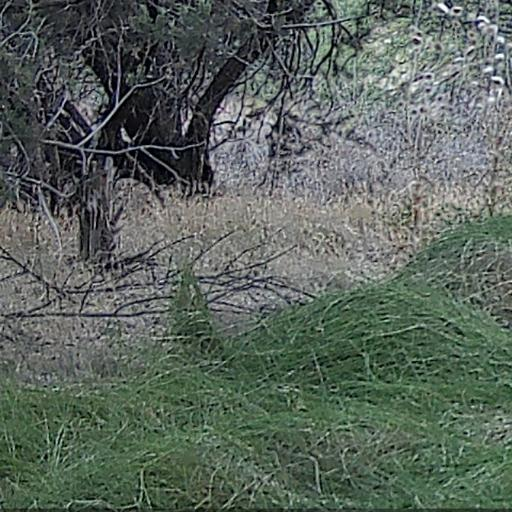
#> input picture gpt/res-MS02-0702-p4/temp/_patch_4_0.JPG, 512 x 512 px
$ python -i tg_gpt_preprocess_image.py   (imports and definitions only)
#> lines starting #> are read from the running program, lines starting #| are printed output that depends on the picture
"""
tg_gpt_preprocess_image.py

This module provides a preprocessing pipeline for images to be passed to the ChatGPT API.
It performs the following operations:
  1. Crops the image to a fixed height with a defined bottom margin.
  2. Enhances the image by applying dilation and contrast enhancement.
  3. Splits the enhanced image into patches based on a specified patch mode.

Supported Patch Modes:
    "1"  - Returns the full image as a single patch.
    "2"  - Resizes to 1024x512 and splits into two 512x512 patches (default).
    "4d" - Crops the bottom half (from 640 to 1280), resizes to 2048x512, then splits into four patches.
    "4u" - Crops the top half (first 640 pixels), resizes to 2048x512, then splits into four patches.
    "8"  - Resizes to 2048x1024 and splits into eight 512x512 patches.

Usage Example:
    from tg_gpt_preprocess_image import preprocess_image
    patches = preprocess_image("path/to/image.jpg", kernel_diameter=5, contrast_factor=1.5, patch_mode="2")
    # 'patches' is a list of PIL.Image objects ready for further processing.

Date: 02/2025
"""

import cv2
import numpy as np
from PIL import Image, ImageEnhance

def crop_image(image_path):
    """
    Opens the image and crops it using preset parameters.

    The image is cropped to a fixed height (1280) with a bottom margin (140).

    Returns:
        PIL.Image: The cropped image.
    """
#> called with image_path = 'res-MS02-0702-p4/temp/_patch_4_0.JPG'
    with Image.open(image_path) as img:
#> img is the input picture: PIL image 512x512 RGB; mean R, G, B 90.5, 101, 93.2
        width, height = img.size
#> width = 512; height = 512
        crop_height = 1280
        bottom_margin = 140
        top_margin = height - crop_height - bottom_margin
#> top_margin = -908

        # Crop the image: (left, top, right, bottom)
        cropped_img = img.crop((0, top_margin, width, height - bottom_margin))
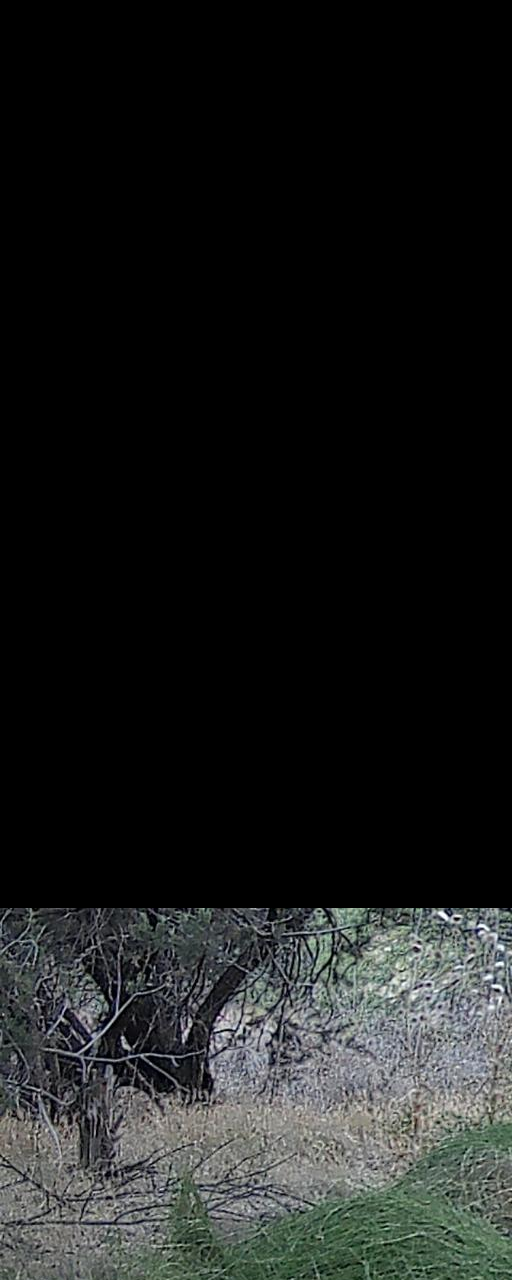
#> cropped_img: PIL image 512x1280 RGB; mean R, G, B 27.8, 29.6, 28.9
        return cropped_img

def enhance_image(image, kernel_diameter, contrast_factor):
    """
    Enhances the image by applying dilation and contrast enhancement.

    Parameters:
        image (PIL.Image): The image to enhance.
        kernel_diameter (int): Diameter of the morphological kernel.
        contrast_factor (float): Factor to enhance contrast.

    Returns:
        PIL.Image: The enhanced image.
    """
#> called with kernel_diameter = 5, contrast_factor = 1.5
    # Convert image to NumPy array for dilation
    img_np = np.array(image)
    kernel = cv2.getStructuringElement(cv2.MORPH_ELLIPSE, (kernel_diameter, kernel_diameter))
    dilated_np = cv2.dilate(img_np, kernel)
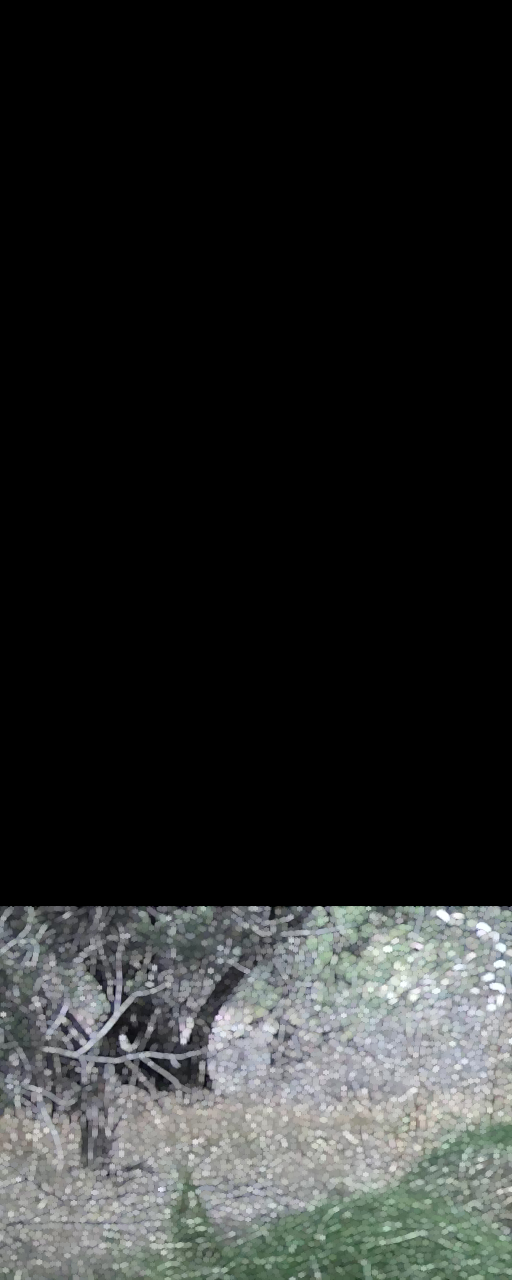
#> dilated_np: shape (1280, 512, 3); mean R, G, B 39.9, 41.7, 41
    img_dilated = Image.fromarray(dilated_np)

    # Enhance the contrast
    enhancer = ImageEnhance.Contrast(img_dilated)
    enhanced_img = enhancer.enhance(contrast_factor)
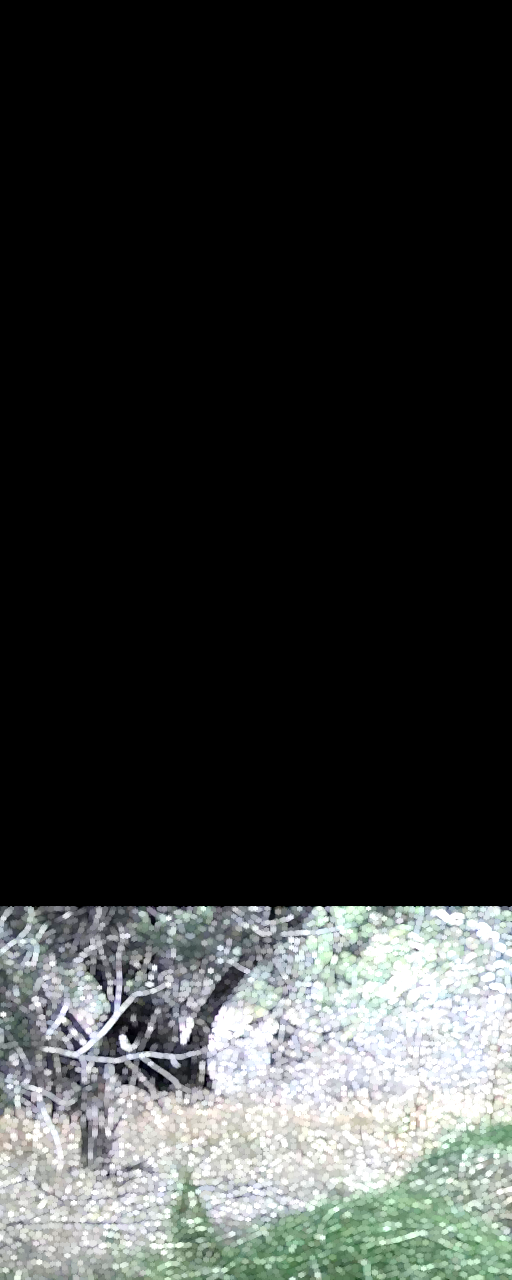
#> enhanced_img: PIL image 512x1280 RGB; mean R, G, B 53, 55.5, 54.4

    return enhanced_img

def split_into_patches(image, patch_mode):
    """
    Splits the enhanced image into patches based on the specified patch mode.

    Supported patch modes:
        "1"  - Returns the full image as a single patch.
        "2"  - Resizes to 1024x512 and splits into two 512x512 patches.
        "4d" - Crops the bottom half (from 640 to 1280), resizes to 2048x512, then splits into four patches.
        "4u" - Crops the top half (first 640 pixels), resizes to 2048x512, then splits into four patches.
        "8"  - Resizes to 2048x1024 and splits into eight 512x512 patches.

    Returns:
        list of PIL.Image: A list of image patches.
    """
#> called with patch_mode = '2'
    width, height = image.size
#> width = 512; height = 1280

    if patch_mode == "1":
        # Resize full image to 1024x512 before returning
        resized_img = image.resize((1024, 512), Image.LANCZOS)
        return [resized_img]

    elif patch_mode == "2":
        # Resize to 1024x512 and split into two 512x512 patches
        resized_img = image.resize((1024, 512), Image.LANCZOS)
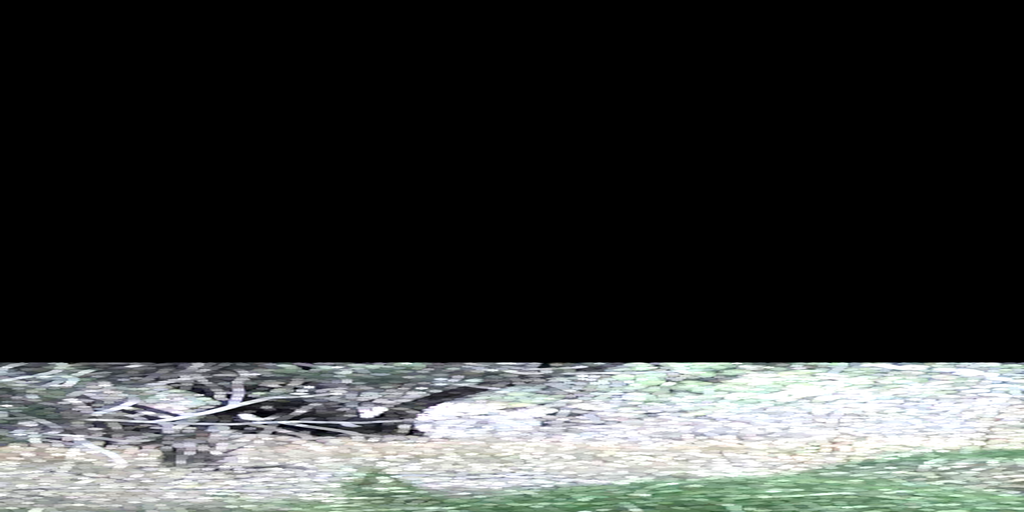
#> resized_img: PIL image 1024x512 RGB; mean R, G, B 53, 55.5, 54.4
        left_patch = resized_img.crop((0, 0, 512, 512))
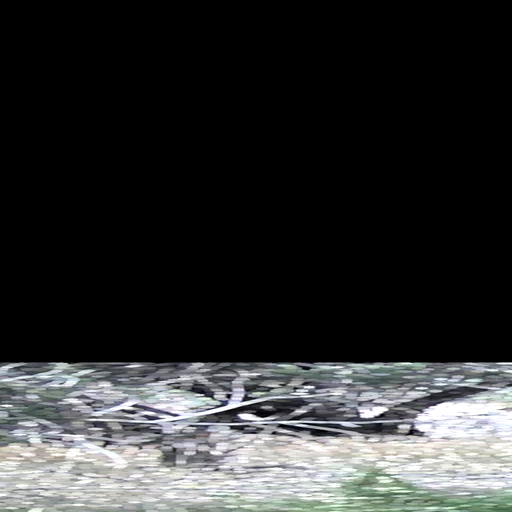
#> left_patch: PIL image 512x512 RGB; mean R, G, B 47.6, 48.9, 49
        right_patch = resized_img.crop((512, 0, 1024, 512))
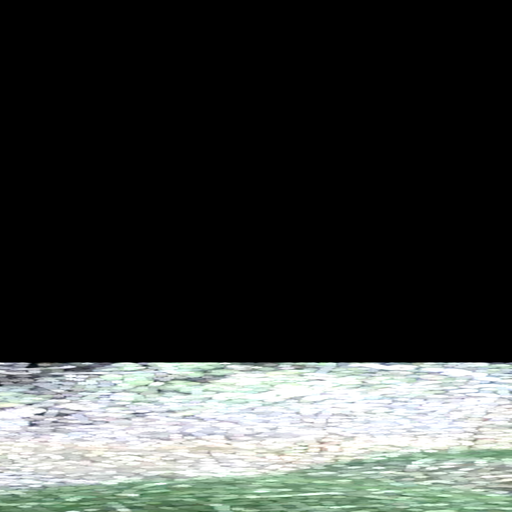
#> right_patch: PIL image 512x512 RGB; mean R, G, B 58.4, 62.1, 59.7
        return [left_patch, right_patch]

    elif patch_mode == "4d":
        # Crop the bottom portion: from 640 to 1280
        bottom_cropped_img = image.crop((0, 640, width, 1280))
        resized_img = bottom_cropped_img.resize((2048, 512), Image.LANCZOS)
        patches = []
        for i in range(4):
            patch = resized_img.crop((i * 512, 0, (i + 1) * 512, 512))
            patches.append(patch)
        return patches

    elif patch_mode == "4u":
        # Crop the top portion: first 640 pixels
        top_cropped_img = image.crop((0, 0, width, 640))
        resized_img = top_cropped_img.resize((2048, 512), Image.LANCZOS)
        patches = []
        for i in range(4):
            patch = resized_img.crop((i * 512, 0, (i + 1) * 512, 512))
            patches.append(patch)
        return patches

    elif patch_mode == "8":
        # Resize to 2048x1024 and split into eight 512x512 patches
        resized_img = image.resize((2048, 1024), Image.LANCZOS)
        patches = []
        for i in range(1, -1, -1):
            for j in range(4):
                patch = resized_img.crop((j * 512, i * 512, (j + 1) * 512, (i + 1) * 512))
                patches.append(patch)
        return patches

    else:
        raise ValueError("Invalid patch mode. Must be one of: '1', '2', '4d', '4u', or '8'.")

def preprocess_image(file_path, kernel_diameter=5, contrast_factor=1.5, patch_mode="2"):
    """
    Full preprocessing pipeline:
      1. Crop the image.
      2. Enhance the image (dilation + contrast enhancement).
      3. Split the image into patches based on the selected mode.

    Parameters:
        file_path (str): Path to the input image.
        patch_mode (str): One of "1", "2", "4d", "4u", or "8". Default is "2".
        kernel_diameter (int): Diameter for dilation (default: 5).
        contrast_factor (float): Factor for contrast enhancement (default: 1.5).

    Returns:
        list of PIL.Image: A list of processed image patches.
    """
    cropped = crop_image(file_path)
    enhanced = enhance_image(cropped, kernel_diameter, contrast_factor)
    patches = split_into_patches(enhanced, patch_mode)
#> patches = 2 items
    return patches

>>> result = preprocess_image('res-MS02-0702-p4/temp/_patch_4_0.JPG')
#> result = 2 items

$ run again, on gpt/res-MS02-0702-p4/temp/_patch_4_1.JPG
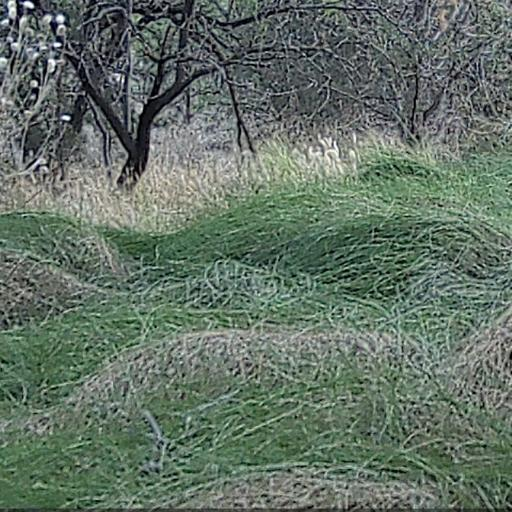
#> input picture gpt/res-MS02-0702-p4/temp/_patch_4_1.JPG, 512 x 512 px
#> in crop_image, img is the input picture: PIL image 512x512 RGB; mean R, G, B 99.1, 113.9, 102.3
#> in split_into_patches, `resized_img = image.resize((1024, 512), Image.LANCZOS)`:
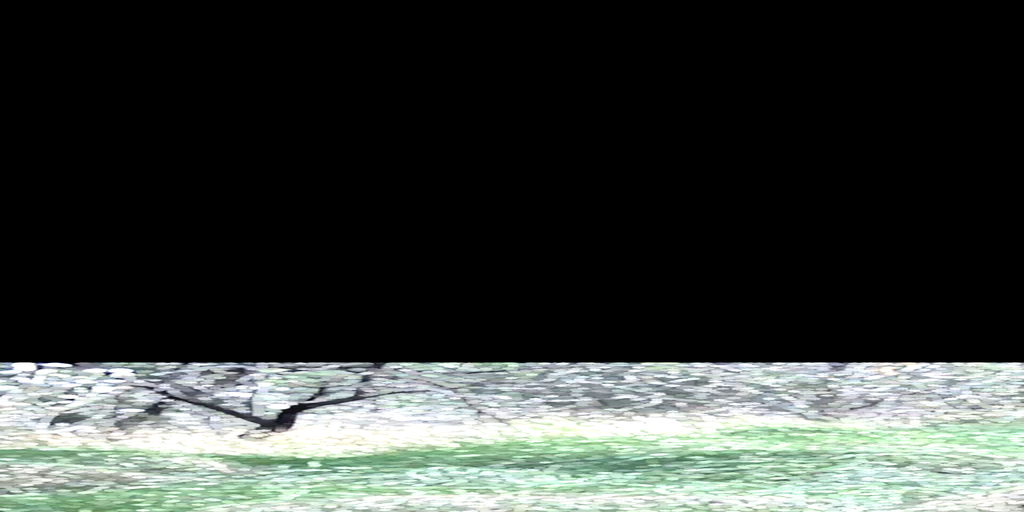
#> resized_img: PIL image 1024x512 RGB; mean R, G, B 56, 61.1, 57.8
#> in split_into_patches, `right_patch = resized_img.crop((512, 0, 1024, 512))`:
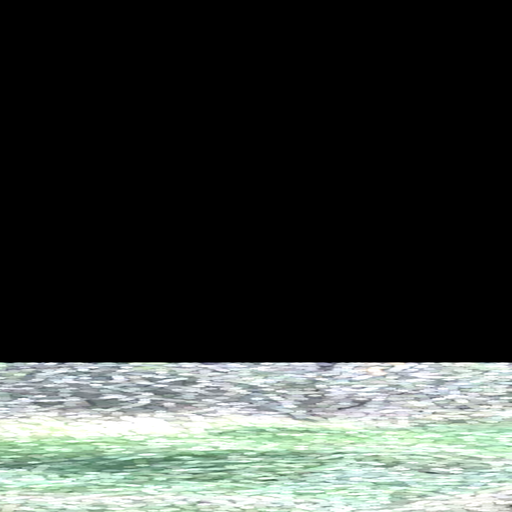
#> right_patch: PIL image 512x512 RGB; mean R, G, B 57.2, 62.8, 59.1
#> patches = 2 items

$ run again, on gpt/res-MS02-0702-p4/temp/_patch_4_2.JPG
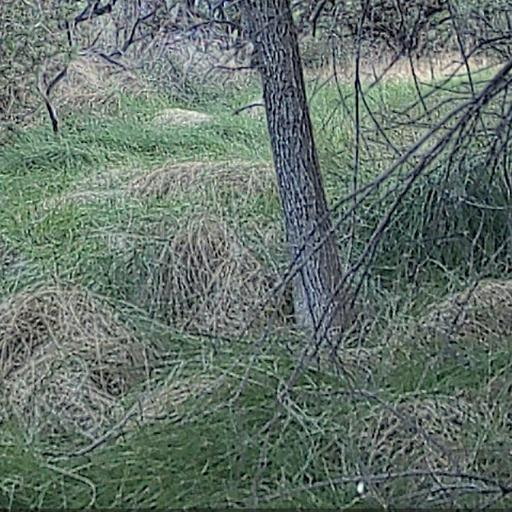
#> input picture gpt/res-MS02-0702-p4/temp/_patch_4_2.JPG, 512 x 512 px
#> in crop_image, img is the input picture: PIL image 512x512 RGB; mean R, G, B 100.7, 114.8, 107
#> in split_into_patches, `resized_img = image.resize((1024, 512), Image.LANCZOS)`:
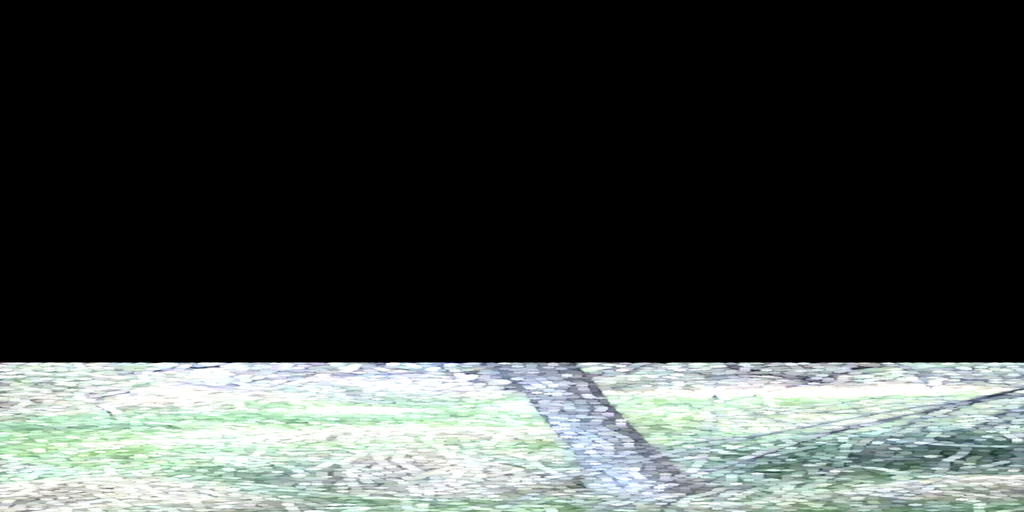
#> resized_img: PIL image 1024x512 RGB; mean R, G, B 58.5, 63.2, 61.3
#> in split_into_patches, `right_patch = resized_img.crop((512, 0, 1024, 512))`:
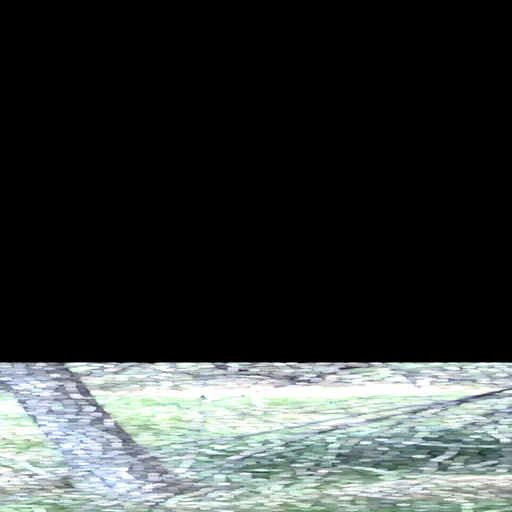
#> right_patch: PIL image 512x512 RGB; mean R, G, B 53.7, 58.6, 57.8
#> patches = 2 items

$ run again, on gpt/res-MS02-0702-p4/temp/_patch_4_3.JPG
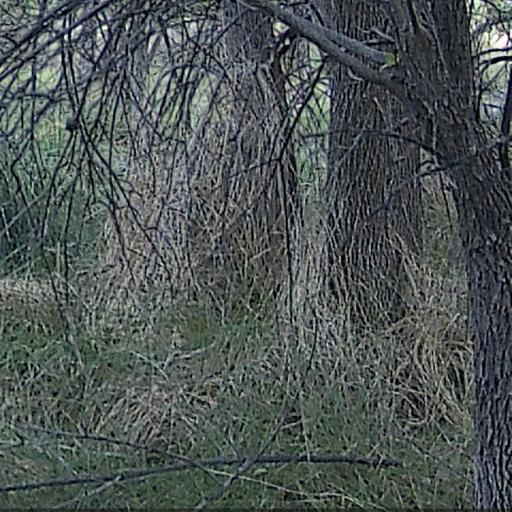
#> input picture gpt/res-MS02-0702-p4/temp/_patch_4_3.JPG, 512 x 512 px
#> in crop_image, img is the input picture: PIL image 512x512 RGB; mean R, G, B 78.1, 85.5, 85
#> in split_into_patches, `resized_img = image.resize((1024, 512), Image.LANCZOS)`:
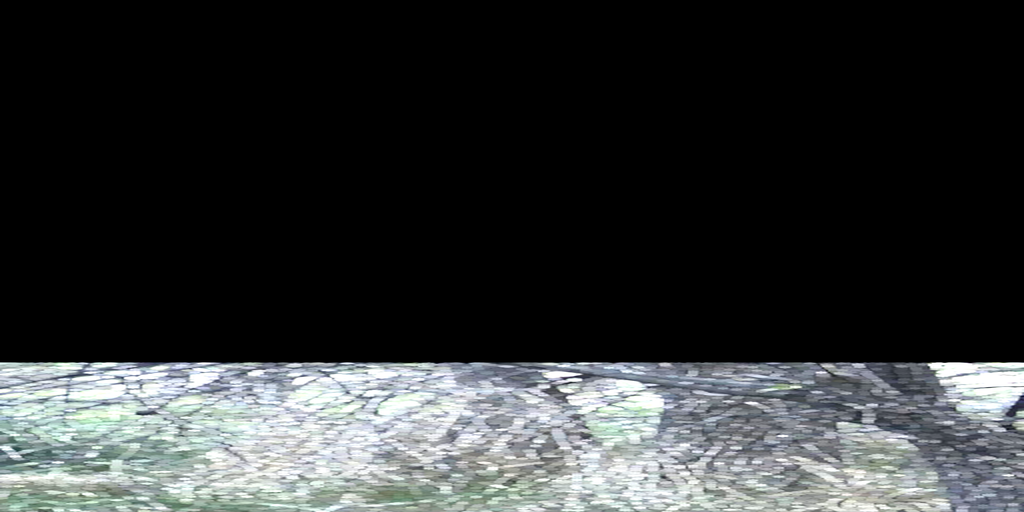
#> resized_img: PIL image 1024x512 RGB; mean R, G, B 49.1, 51.7, 52.2
#> in split_into_patches, `right_patch = resized_img.crop((512, 0, 1024, 512))`:
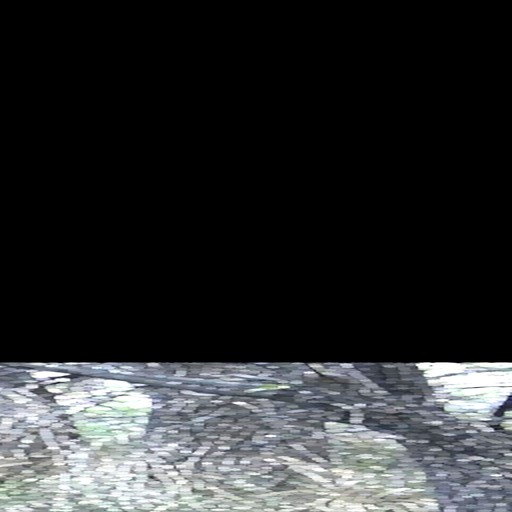
#> right_patch: PIL image 512x512 RGB; mean R, G, B 44.9, 46.7, 48
#> patches = 2 items
